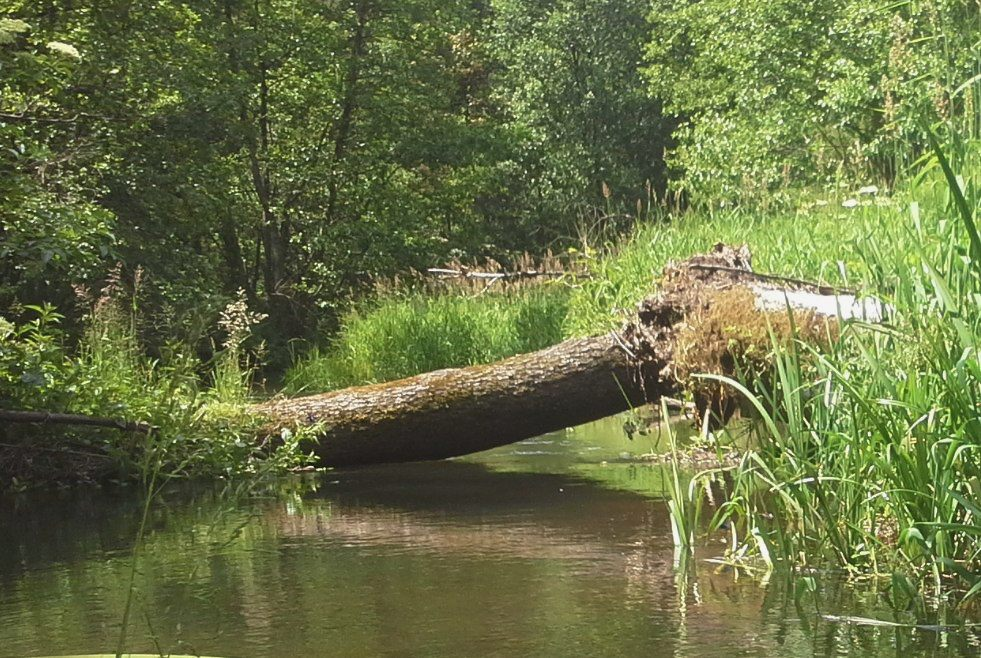
%> input picture lab1/rzeczka.jpg, 981 x 658 px
$ octave ciemne.m   (GNU Octave 9; MATLAB toolbox functions it lacks are replaced by stand-ins)
%> lines starting %> are read from the running program, lines starting %| are printed output that depends on the picture
img = double(imread('rzeczka.jpg'));
lustro = img(:,end:-1:1,:);
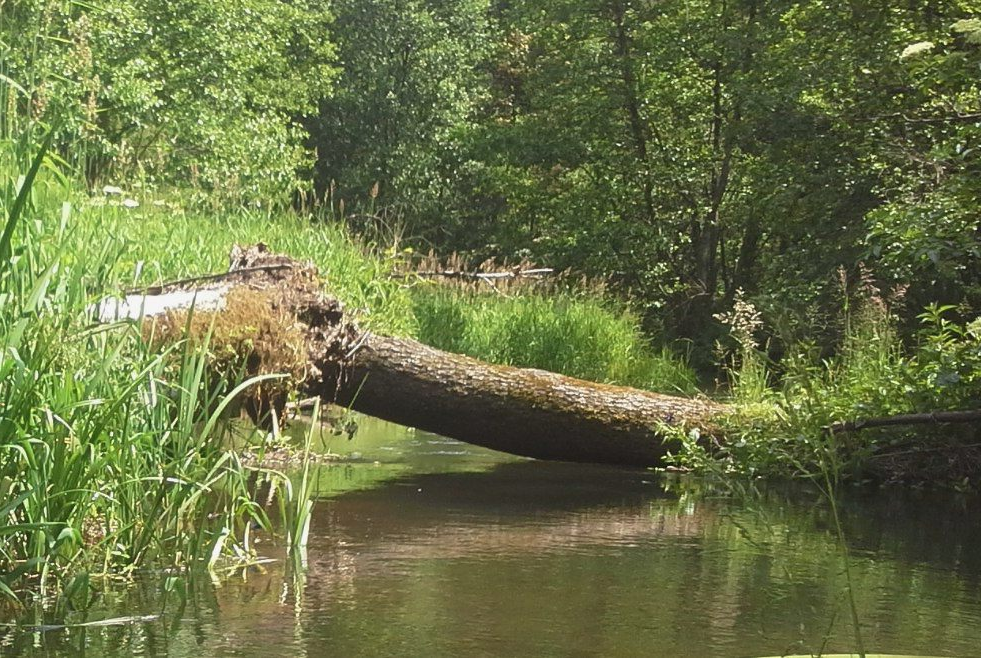
%> lustro: size 658x981x3 double; mean R, G, B 104.7, 113.4, 68.7; mean of the top-left, top-right, bottom-left and bottom-right quarters 123.1, 74.5, 106.9, 78
wycinek = lustro(:,end-300:1:end,:);
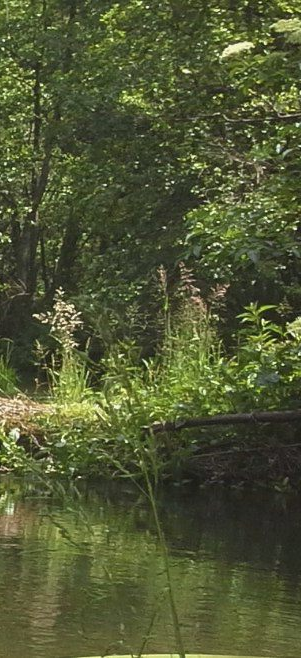
%> wycinek: size 658x301x3 double; mean R, G, B 80.6, 87.5, 52.1
ciemniejsza_rzeczka = img/2;
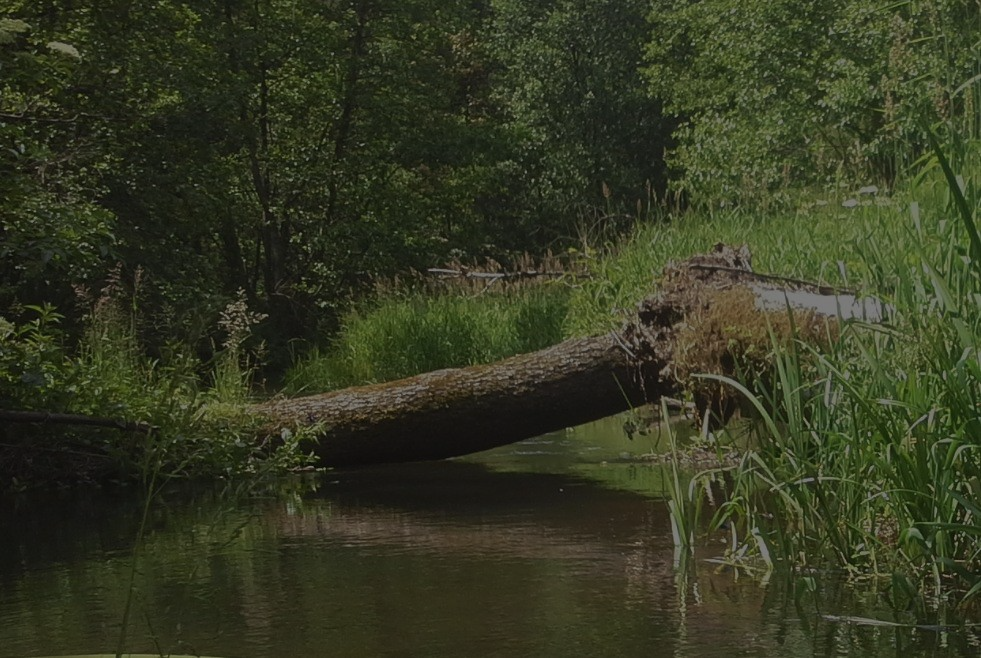
%> ciemniejsza_rzeczka: size 658x981x3 double; mean R, G, B 52.3, 56.7, 34.4
wynik = ([wycinek,ciemniejsza_rzeczka]);
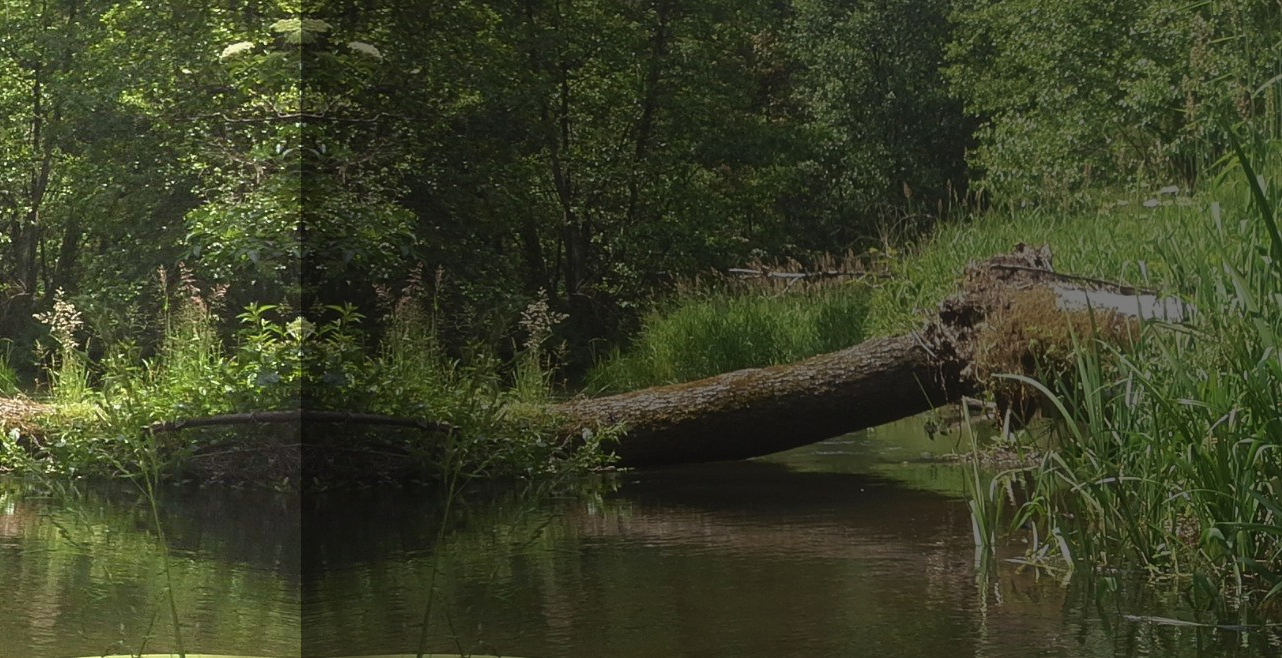
%> wynik: size 658x1282x3 double; mean R, G, B 59, 63.9, 38.5
imshow(wynik/255);
